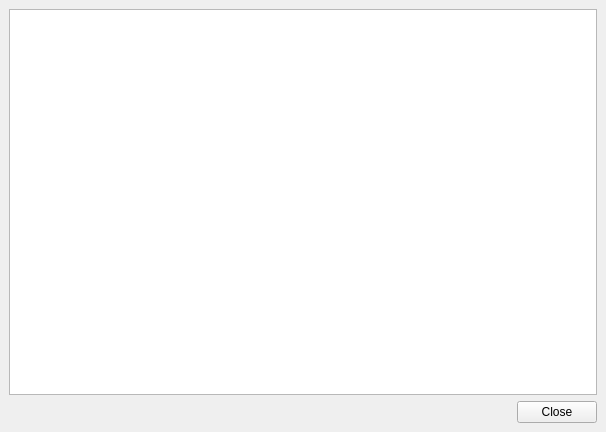
<?xml version="1.0" encoding="UTF-8"?>
<ui version="4.0">
 <class>Stdout</class>
 <widget class="QMainWindow" name="Stdout">
  <property name="geometry">
   <rect>
    <x>0</x>
    <y>0</y>
    <width>606</width>
    <height>432</height>
   </rect>
  </property>
  <property name="windowTitle">
   <string>Stdout</string>
  </property>
  <property name="windowIcon">
   <iconset>
    <normaloff>:/logo/art/windowIcon.svg</normaloff>:/logo/art/windowIcon.svg</iconset>
  </property>
  <widget class="QWidget" name="centralwidget">
   <layout class="QGridLayout" name="gridLayout">
    <item row="2" column="0">
     <widget class="QDialogButtonBox" name="buttonBox">
      <property name="standardButtons">
       <set>QDialogButtonBox::Close</set>
      </property>
     </widget>
    </item>
    <item row="1" column="0">
     <widget class="QTextEdit" name="textEdit">
      <property name="readOnly">
       <bool>true</bool>
      </property>
     </widget>
    </item>
   </layout>
  </widget>
 </widget>
 <resources>
  <include location="../resources/resources.qrc"/>
 </resources>
 <connections/>
</ui>
